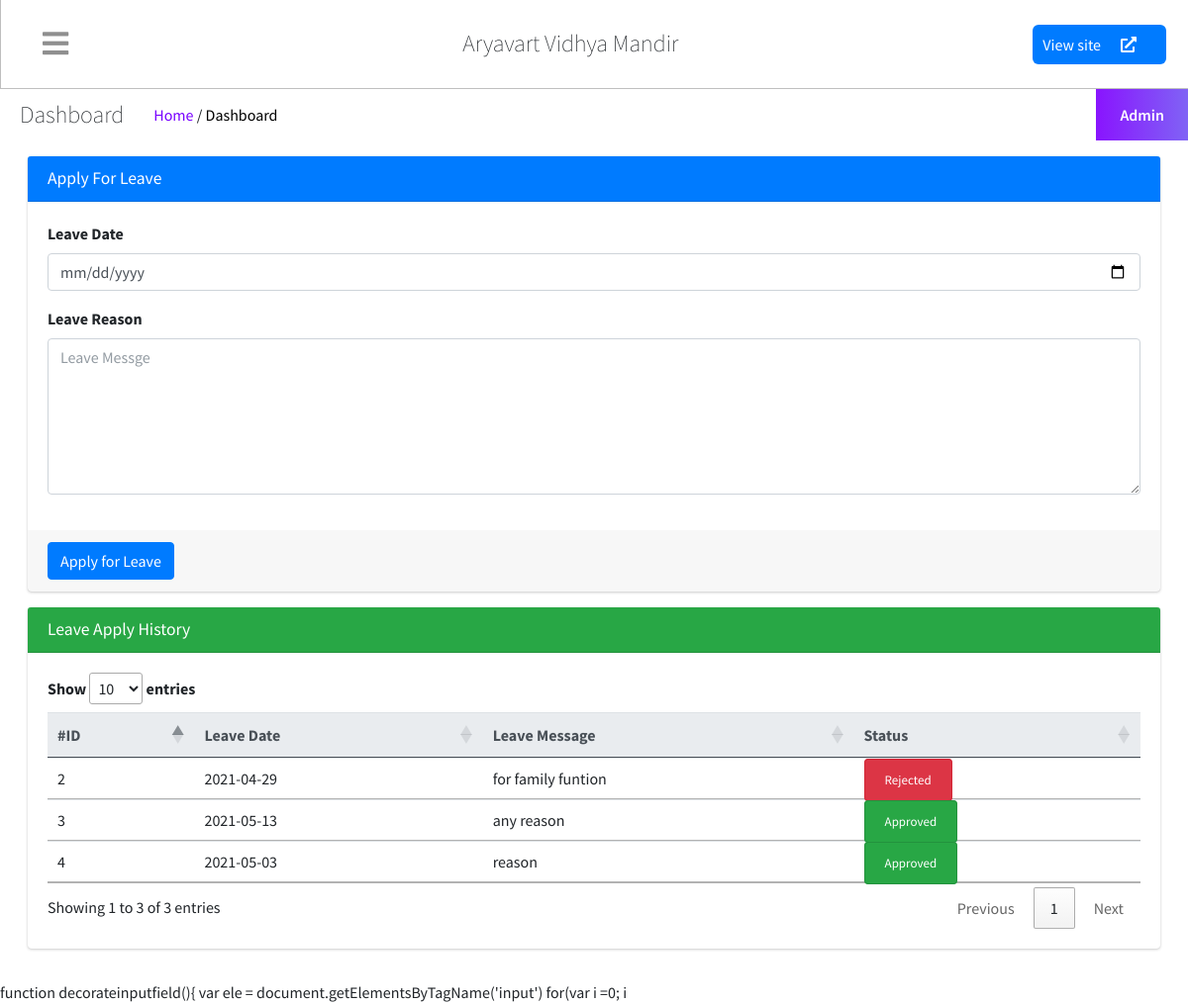
The app's page /student/studentleave/ (signed in) with its own data.
### schoolmain/models.py (models this page shows)
class schoolifo(models.Model):
    icon = models.ImageField(upload_to = 'schoolinfo')
    name = models.CharField(max_length=500)
    address = models.CharField(max_length=500)
    phone = models.CharField(max_length=15)
    phone2 = models.CharField(max_length=15)
    email = models.CharField(max_length=25)

### student/models.py (models this page shows)
class leavestudent(models.Model):
    student_id = models.ForeignKey(studentregister(), on_delete=models.CASCADE)
    leave_date = models.CharField(max_length=255)
    leave_message = models.TextField()
    leave_status = models.IntegerField(default=0)
    created_at = models.DateTimeField(auto_now_add=True)
    updated_at = models.DateTimeField(auto_now=True)

### student/views.py (the view, shortened to what this page needs)
# urls.py: path('studentleave/',views.studentleave,name='studentleave'),
def studentleave(request):
    user = studentregister.objects.get(user=request.user)
    if request.GET.get('delete') is not None:
        leavestudent.objects.get(id=request.GET.get('delete')).delete()
        messages.success(request, "Your request for leave is Deleted")
        return redirect('studentleave')
    leaveob = leavestudent.objects.filter(student_id=user.id)
    return render(request,'student/applyforleave.html',{'leave_data':leaveob})

### myapp/context_processors.py (called while the page is built)
def alltimefunc(request):
    info = schoolifo.objects.all()[0]
    return {'schoolinfo':info}

### myapp/views.py (called while the page is built)
def checkuser(request):
    user= None
    userob= None
    if staffregister.objects.filter(user = request.user.id).exists():
        userob = staffregister.objects.filter(user = request.user.id)[0]
        user = 'staff'
    if studentregister.objects.filter(user = request.user.id).exists():
        userob = studentregister.objects.filter(user = request.user.id)[0]
        user = 'student'
    if user is None and userob is None:
        logout(request)
        return redirect('index')
    return [user,userob]

### student/templates/student/applyforleave.html (shortened to what this page needs)
{% extends 'student/basic.html' %}
{% block table %}
<section class="content">
    <div class="container-fluid">
        <div class="row">
            <div class="col-md-12">
                <div class="card card-primary">
                <div class="card-header">
                    <h3 class="card-title">Apply For Leave</h3>
                </div>
                <form method="POST" action="{% url 'studentleave' %}">
                    <div class="card-body">
                        <div class="form-group">
                            <label>Leave Date </label>
                            <input type="date" name="leave_date" class="form-control" />
                        </div>
                        <div class="form-group">
                            <label>Leave Reason </label>
                            <textarea name="leave_message" class="form-control" rows="6" placeholder="Leave Messge"></textarea>
                        </div>
                    </div>
                    <div class="card-footer">
                    <button type="submit" class="btn btn-primary">Apply for Leave</button>
                    </div>
                </form>
                </div>
            </div>
        </div>
        <div class="row">
            <div class="col-md-12">
                <div class="card card-success">
                    <div class="card-header">
                        <h3 class="card-title">Leave Apply History</h3>
                    </div>
                    <div class="card-body">
                       <div class="table-responsive">
                            <table class="table">
                                <thead class="thead-light">
                                <tr>
                                    <th>#ID</th>
                                    <th>Leave Date</th>
                                    <th>Leave Message</th>
                                    <th>Status</th>
                                </tr>
                                </thead>
                                {% for leave in leave_data %}
                                <tr>
                                    <td>{{ leave.id }}</td>
                                    <td>{{ leave.leave_date }}</td>
                                    <td>{{ leave.leave_message }}</td>
                                    <td>
                                        {% if leave.leave_status == 1 %}
                                            <span class="alert alert-success">Approved</span>
                                        {% elif leave.leave_status == 2 %}
                                            <span class="alert alert-danger">Rejected</span>
                                        {% else %}
                                            <span class="alert alert-warning">Pending</span>
                                            <a href="{% url 'studentleave' %}?delete={{ leave.id }}" class="alert alert-danger">Delete</a>
                                        {% endif %}
                                    </td>
                                </tr>
                                {% endfor %}
                            </table>
                        </div>
                    </div>
                </div>
            </div>
        </div>
    </div>
  </section>
{% endblock %}

### student/templates/student/basic.html (shortened to what this page needs)
<!DOCTYPE html>
<html lang="en">
{% load static %}
<head>
    <link rel="stylesheet" href="https://cdnjs.cloudflare.com/ajax/libs/font-awesome/5.15.3/css/all.min.css"
 />
    <link href="https://cdn.jsdelivr.net/npm/bootstrap@5.0.2/dist/css/bootstrap.min.css" rel="stylesheet"
>
    <link rel="stylesheet" href="{% static 'dashboard/css/dashboard.css' %}">
  <link rel="stylesheet" href="/static/fontawesome-free/css/all.min.css">
  <link rel="stylesheet" href="https://code.ionicframework.com/ionicons/2.0.1/css/ionicons.min.css">
  <link rel="stylesheet" href="/static/tempusdominus-bootstrap-4/css/tempusdominus-bootstrap-4.min.css">
  <link rel="stylesheet" href="/static/icheck-bootstrap/icheck-bootstrap.min.css">
  <link rel="stylesheet" href="/static/jqvmap/jqvmap.min.css">
  <link rel="stylesheet" href="/static/dist/css/adminlte.min.css">
  <link rel="stylesheet" href="/static/overlayScrollbars/css/OverlayScrollbars.min.css">
  <link rel="stylesheet" href="/static/daterangepicker/daterangepicker.css">
  <link rel="stylesheet" href="/static/summernote/summernote-bs4.css">
</head>
<body>
    <div class="{% if request.session.nav %}{{request.session.nav}}{% else %}main{% endif %}" id="mainsidebar">
       {% include 'student/sidebar_template.html' with user=user id=id %}
        <div class="main-display">
            <div class="main-child">
                <div class="controls">
                    <div class="toggler"  onclick = " Updatenav(this)">
                        <i class="toggler-ico"></i>
                    </div>
                    <div class="second"><div class="left"><h3>{{schoolinfo.name}}</h3></div></div>
                    <div class="right">
                        <div class="view-site">
                            <a href="{% url 'index' %}">View site <i class="fa fa-external-link-alt"></i></a>
                        </div>
                    </div>
                </div>
                 <div class="second">
                    <div class="left">
                        <h3>Dashboard</h3>
                        <div class="location"><a href="#"><span>Home</span></a> / <a href="#">Dashboard</a> </div>
                    </div>
                    <div class="right">
                        <div class="admin-settings">
                            <a href="#">Admin</a>
                        </div>
                    </div>
                </div>
                <div class="third mx-3 my-3">
                  <div class="row">
                {% block table %}
                {% endblock %}
                </div>
                </div>
                </div>
            </div>
        </div>
function decorateinputfield(){
  var ele = document.getElementsByTagName('input')
  for(var i =0; i<ele.length; i++){
    <link rel="stylesheet" type="text/css" href="https://cdn.datatables.net/1.11.1/css/jquery.dataTables.css">
</body>
</html>

### myapp/static/dashboard/css/dashboard.css (style rules this page uses)
* { margin: 0; padding: 0; box-sizing: border-box; }
a { text-decoration: none!important; }
html, body { overflow: hidden; }
.main { display: flex; overflow-y: hidden; }
.main-display { height: 100vh; }
.main-display .main-child { position: fixed; width: 100%; transition: 0.4s; height: 100%; }
.main-display .controls .toggler-ico::before { font-family: "Font Awesome 5 Free"; font-weight: 900; content: "\f0c9"; font-style: normal; }
.main-display .controls .toggler { cursor: pointer; transition: 0.4s; }
.main-display .main-child .controls { display: flex; width: 100%; padding: 22px; justify-content: space-between; border-bottom: 1px solid #00000040; border-left: 1px solid #00000040; }
.main-display .main-child .controls i { font-size: 30px; margin: 0 20px; color: #00000070; }
.main-display .main-child .controls .right { display: flex; }
.main-display .main-child .controls .view-site { display: flex; align-items: center; }
.main-display .main-child .controls .view-site a { background: #007bff; color: #fff; font-size: 16px; height: 30px; display: flex; justify-content: space-around; align-items: center; padding: 20px 10px; text-decoration: none; border-radius: 6px; }
.main-display .main-child .controls .view-site a i { color: #fff; font-size: 16px; }
.main-display .main-child .controls .full-screen, .main-display .main-child .controls .toggler { justify-content: center; align-items: center; display: flex; }
.main-display .second { display: flex; justify-content: space-between; }
.main-display .second h3 { font-size: 24px; font-weight: lighter; margin: 0; }
.main-display .second .left { display: flex; justify-content: center; align-items: center; line-height: 25px; padding-left: 20px; }
.main-display .second .left .location { line-height: 25px; margin-left: 30px; }
.main-display .second .location a { color: #000; }
.main-display .second .location a span { color: #7801ff; }
.main-display .second .right .admin-settings { padding: 14px 24px; z-index: 99; }
.main-display .second .right .admin-settings { position: relative; }
.main-display .second .right .admin-settings { display: block; background: linear-gradient(to right, #8914fe 0%, #8063f5 100%); }
.main-display .second .right a { display: block; font-weight: 600; color: #fff; }
.main-child { overflow-y: scroll; }
.table-responsive { display: block; width: 100%; overflow-x: auto; }
.table { width: 100%; max-width: 100%; margin-bottom: 1rem; background-color: transparent; }
.alert { letter-spacing: 0; font-size: 13px; border: none; padding: 10px 16px; }

### records on screen
schoolifo: name "Aryavart Vidhya Mandir"
leavestudent: id "2", leave_date "2021-04-29", leave_message "for family funtion", leave_status "Rejected"
leavestudent: id "3", leave_date "2021-05-13", leave_message "any reason", leave_status "Approved"
leavestudent: id "4", leave_date "2021-05-03", leave_message "reason", leave_status "Approved"
